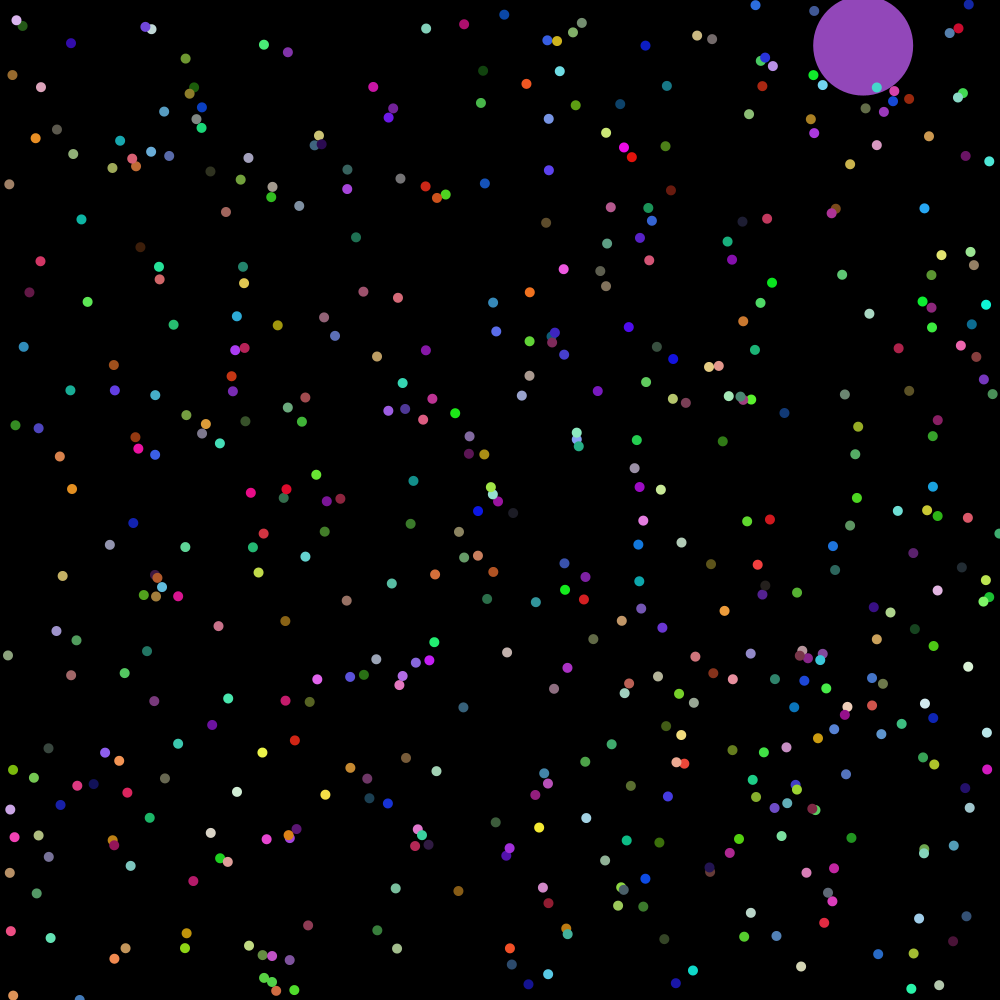
Frame 1 (no input)
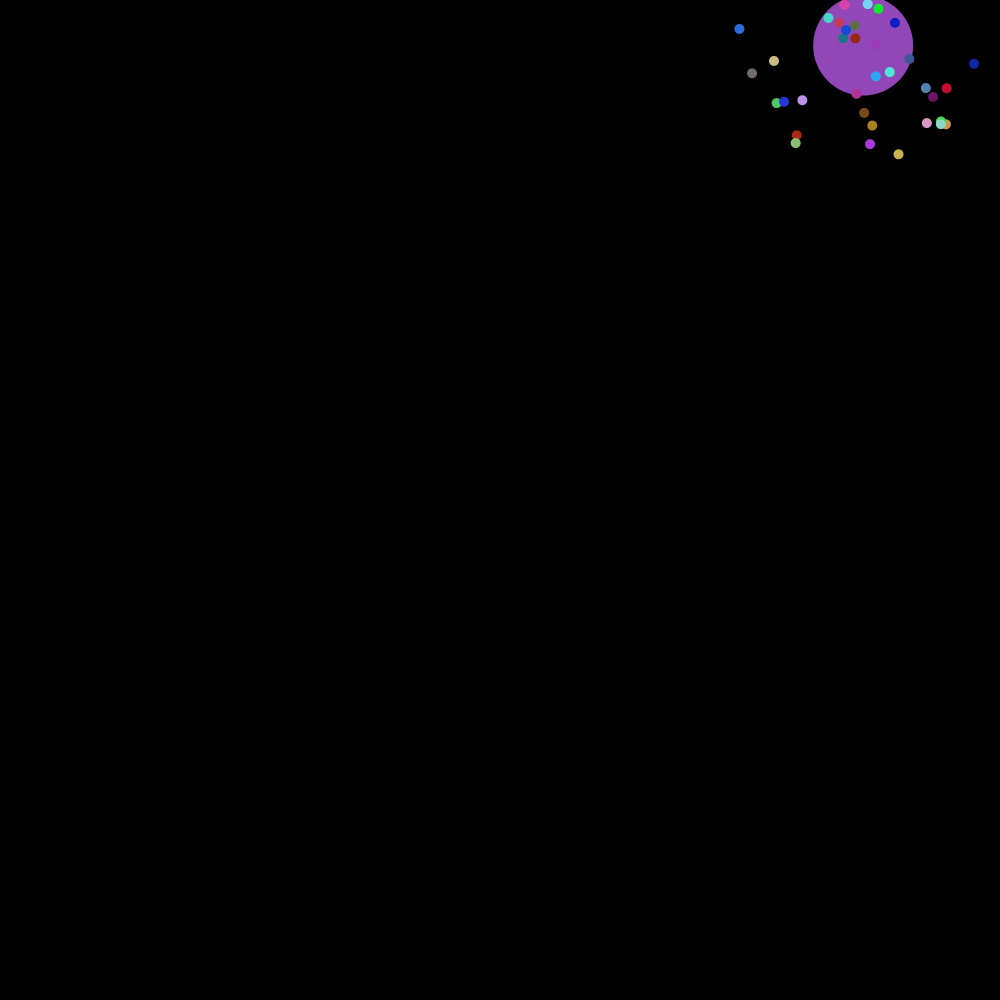
Frame 60 (the mouse pressed at the canvas centre just before this capture)
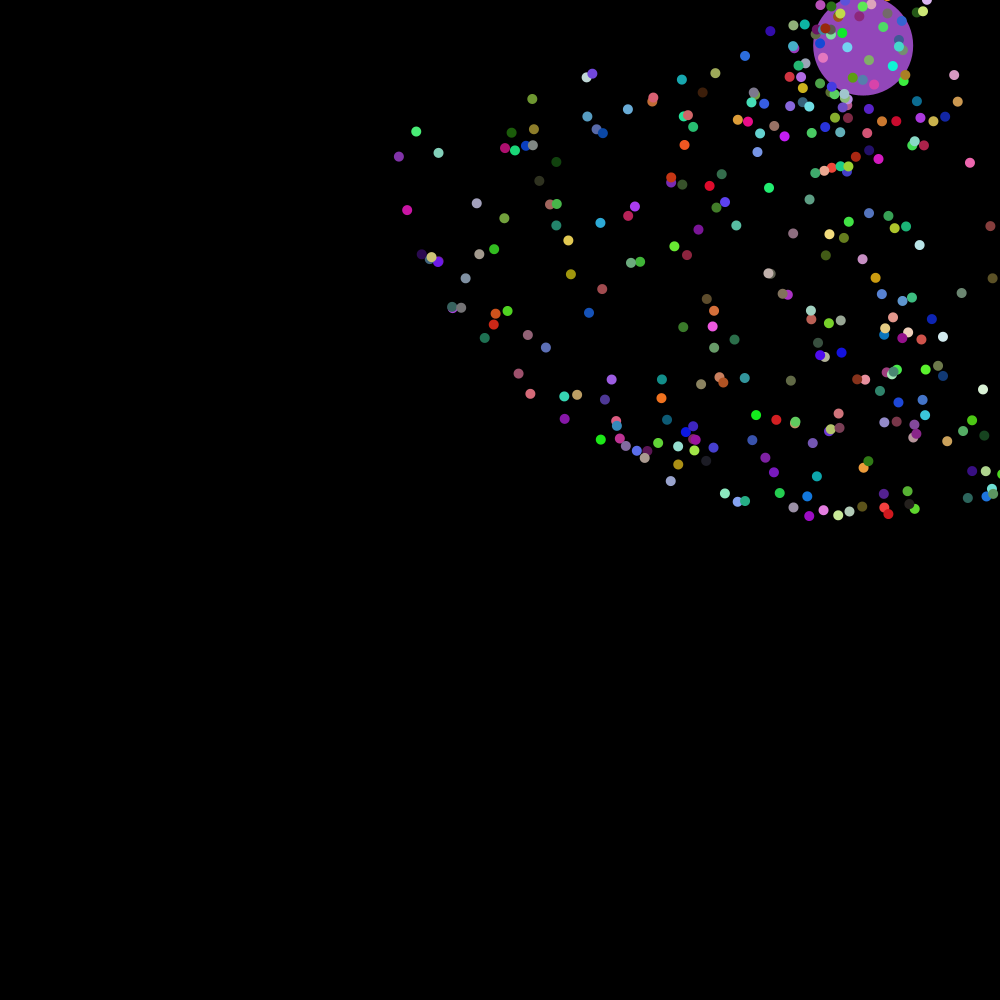
Frame 120 (the mouse held since frame 60 and released just before this capture)

The Processing sketch that drew these frames (run headless with seeded random() and noise(); from frame 60 on, the mouse is pressed at the canvas centre):

// Processing sketch: gravity
// ── gravity.pde
float tpf;
float time;

int numberOfBalls = 500;
SpaceBall[] balls;
Planet planet;
//SpaceBall ball;

void setup(){
  size(1000, 1000);
  balls = new SpaceBall[numberOfBalls];
  for(int i = 0; i < numberOfBalls; i++){
    balls[i] = new SpaceBall();
  }
  //ball = new SpaceBall(1,1);
  planet = new Planet();
}

void draw(){
  int currentTime = millis();
  tpf = (currentTime - time) * 0.001f;
  background(0);

  planet.draw();

  for(int i = 0; i < numberOfBalls; i++){
    balls[i].draw();
  }

  //ball.draw();

  time = currentTime;
}

// ── PlanetClass.pde
class Planet extends SpaceBall{

  float diam = 100;

  public Planet(){
    super();
  }

  public Planet(float x, float y){
    super(x, y);
  }

  public Planet(float x, float y, color c){
    super(x, y, c);
  }

  void draw(){
    fill(c);
    noStroke();
    ellipse(position.x, position.y, diam, diam);
  }
}

// ── SpaceBallClass.pde
class SpaceBall{

  PVector position;
  PVector velocity;
  PVector distanceBetween;
  color c;
  float diam = 10;
  float distanceBetweenX, distanceBetweenY;
  boolean timeToTurn;
  float acc = 5;

  public SpaceBall(){
    position = new PVector();
    position.x = random(0, width);
    position.y = random(0, height);

    velocity = new PVector();
    velocity.x = random(1, 2);
    velocity.y = random(1, 2);

    distanceBetween = new PVector();

    c = color(random(10, 245),
              random(10, 245),
              random(10, 245));
  }

  public SpaceBall(color c){
    position = new PVector();
    position.x = random(0, width);
    position.y = random(0, height);

    velocity = new PVector();
    velocity.x = random(0.1, 2);
    velocity.y = random(0.1, 2);

    distanceBetween = new PVector();

    this.c = c;
  }

  public SpaceBall(float x, float y){
    position = new PVector(x, y);

    velocity = new PVector();
    velocity.x = random(0.1, 2);
    velocity.y = random(0.1, 2);

    distanceBetween = new PVector();

    c = color(random(10, 245),
              random(10, 245),
              random(10, 245));
  }

  public SpaceBall(float x, float y, color c){
    position = new PVector(x, y);

    velocity = new PVector();
    velocity.x = random(0.1, 2);
    velocity.y = random(0.1, 2);

    this.c = c;
  }

  void draw(){
    update();

    fill(c);
    noStroke();
    ellipse(position.x, position.y, diam, diam);
  }

  void update(){

    distanceBetween();
    velocity.add(distanceBetween);
    position.add(velocity);
  }

  void distanceBetween(){

    distanceBetween.set((position.x - planet.position.x) * -1, (position.y - planet.position.y) * -1);

    distanceBetween.normalize();

  }
}
